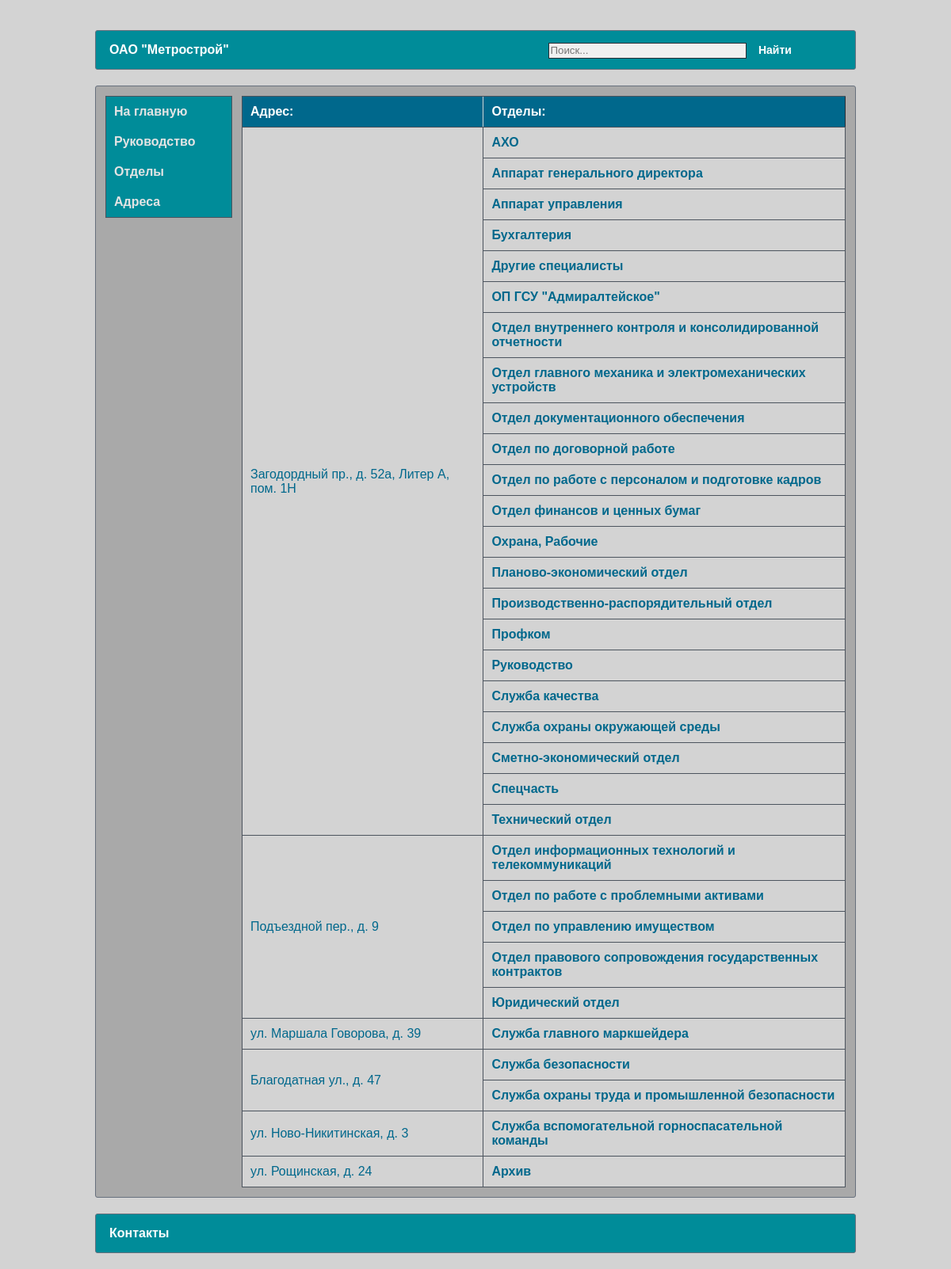
/addresses/, run on an earlier commit of the app's database.
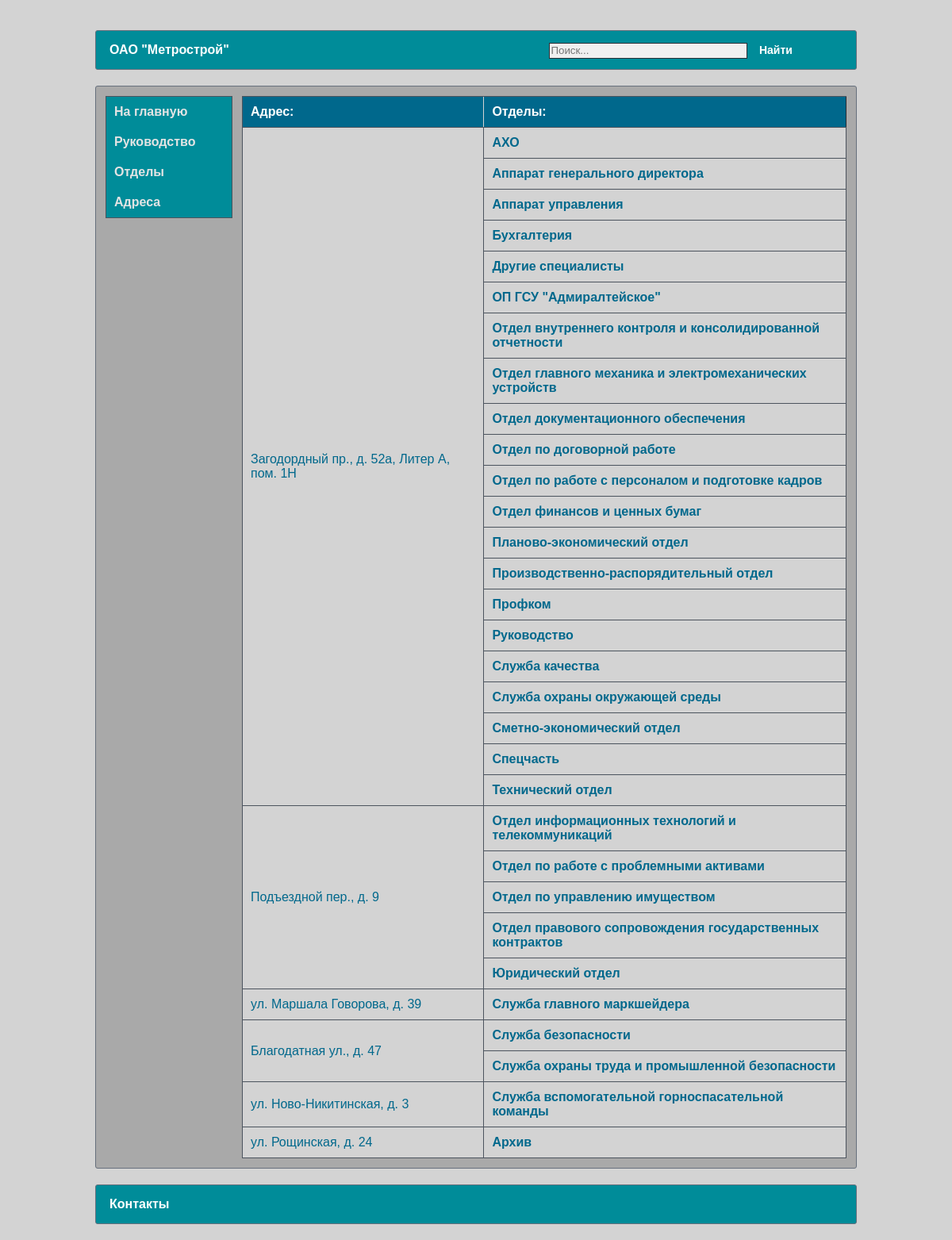
And on a later commit of the database.
### catalog/models.py (models this page shows, shortened)
class AdressDepartment(models.Model):
    street = models.CharField(max_length=30, verbose_name="Улица")
    building = models.CharField(max_length=10, verbose_name="Дом/Строение")
    letter = models.CharField(max_length=20, verbose_name="Корпус/Литера", null=True, blank=True)
    room = models.CharField(max_length=20, verbose_name="Помещение", null=True, blank=True)
    class Meta:
        ordering = ["street"]
    def __str__(self):
        full_adress = self.street + ", " + self.building
        if self.letter:
            full_adress += ", " + self.letter
        if self.room:
            full_adress += ", " + self.room
        return full_adress

class Department(models.Model):
    name = models.TextField(max_length=150, verbose_name="Наименование отдела/подзразделения")
    short_name = models.CharField(max_length=50, verbose_name="Сокращенное название", null=True, blank=True)
    adress = models.ForeignKey('AdressDepartment', on_delete=models.SET_NULL, verbose_name="Местонахождение", null=True, blank=True)
    priority = models.IntegerField(verbose_name="Приоритет", null=False, blank=False, default=1)
    class Meta:
        ordering = ["priority"]
    def get_absolute_url(self):
        return reverse('department-detail', args=[str(self.id)])

### catalog/views.py (the view)
# urls.py: path('addresses/', AddressesView.as_view(), name='addresses'),
class AddressesView(View):
    def get(self, request):
        count_dep = {}  # словарь с кол-вом отделов по каждому адресу
        departments = Department.objects.all().order_by('name')
        for i in range(AdressDepartment.objects.count()):
            count = len(Department.objects.filter(adress=AdressDepartment.objects.get(id=i + 1)))
            count_dep[i + 1] = count
        adresses = AdressDepartment.objects.all().order_by('id')
        context = {"addresses": adresses, "departments": departments, "count_dep": count_dep}
        return render(request, 'catalog/addresses.html', context)

### catalog/views.py (called while the page is built)
@register.filter(name="get_item")
def get_item(dictionary, key):
    return dictionary.get(key)

### templates/catalog/addresses.html (shortened to what this page needs)
{% extends "catalog/base.html" %}
{% load static %}
{% block content %}
        <table class="bordered">
            <thead>
            <tr>
                <th style="border-left: 1px solid #4c545e">Адрес:</th>
                <th>Отделы:</th>
            </tr>
            </thead>
            <tbody>
            {% for address in addresses %}
                <tr>
                    <td style="text-align: left" width="40%" rowspan={{ count_dep|get_item:address.id }}>
                        {{ address }}
                    </td>
                    {% for department in departments %}
                        {% if department.adress == address %}
                            <td>
                                <b><a href="{{ department.get_absolute_url }}">{{ department.name }}</a></b>
                            </td>
                            </tr>
                        {% endif %}
                    {% endfor %}
            {% endfor %}
        </table>
{% endblock %}

What changed in the data, as far as the page shows it:
removed Department: name "Охрана, Рабочие", shown under AdressDepartment "Загодордный пр., д. 52а, Литер А, пом. 1Н"
